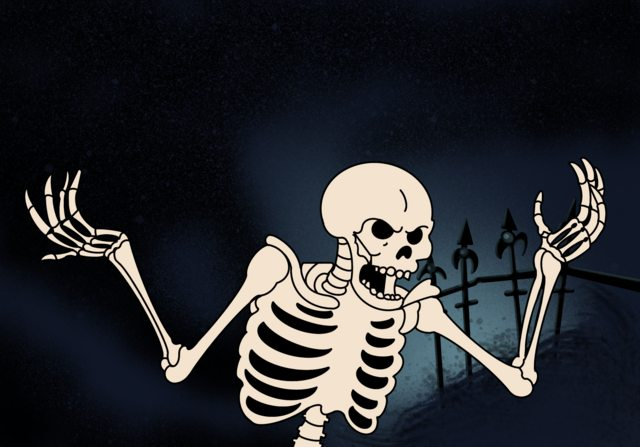
#> input picture MemeGifs - 03/Spooks.jpg, 640 x 447 px
$ python Maak_Spooooky_memes.py   (older library calls are emulated)
#> lines starting #> are read from the running program, lines starting #| are printed output that depends on the picture
from PIL import Image, ImageDraw
from PIL import Image, ImageFont

achtergrond = Image.open("Spooks.jpg")
#> achtergrond is the input picture: PIL image 640x447 RGB; mean R, G, B 42.6, 44.1, 48.5
breedte = achtergrond.width
#> breedte = 640
hoogte = achtergrond.height
#> hoogte = 447
lettertype = ImageFont.truetype("impact.ttf", 40)

breedte = str(achtergrond.width)
#> breedte = '640'
hoogte = str(achtergrond.height)
#> hoogte = '447'
print(hoogte, breedte)
#| 447 640


# Vraag aan de ImageDraw module om een tekengebied te maken op de achtergrond afbeelding
tekengebied = ImageDraw.Draw(achtergrond)

# Tekst schrijven
tekst = "Seeing a Syntax error like.."
# Bereken de breedte en hoogte van de tekst
tekst_breedte, tekst_hoogte = tekengebied.textsize(tekst, font=lettertype)
#> tekst_breedte = 541; tekst_hoogte = 46
print("tekstbreedte=" + str(tekst_breedte) + ", tekst_hoogte=" + str(tekst_hoogte))
#| tekstbreedte=541, tekst_hoogte=46

tekst_x = (647 - tekst_breedte) / 2
#> tekst_x = 53
tekst_y = (340 - tekst_hoogte) / 2
#> tekst_y = 147

# De nieuw berekende tekst_x en tekst_y gebruiken
tekengebied.multiline_text((tekst_x, tekst_y), tekst, font=lettertype, fill=(0,0,0))

tekengebied.multiline_text((tekst_x-2, tekst_y-2), tekst, font=lettertype, fill=(255,255,255))


# Het resultaat tonen
achtergrond.show()
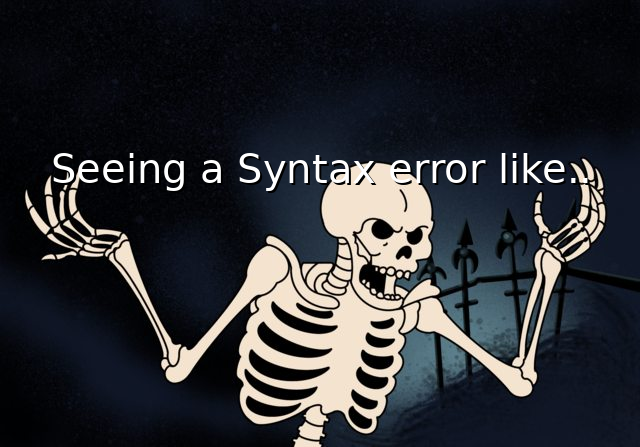
#> shown: PIL image 640x447 RGB; mean R, G, B 45.4, 46.8, 51

# breedte en hoogte door twee delen (en afronden naar beneden)


achtergrond.save('Spooks_Met_text.jpg')
